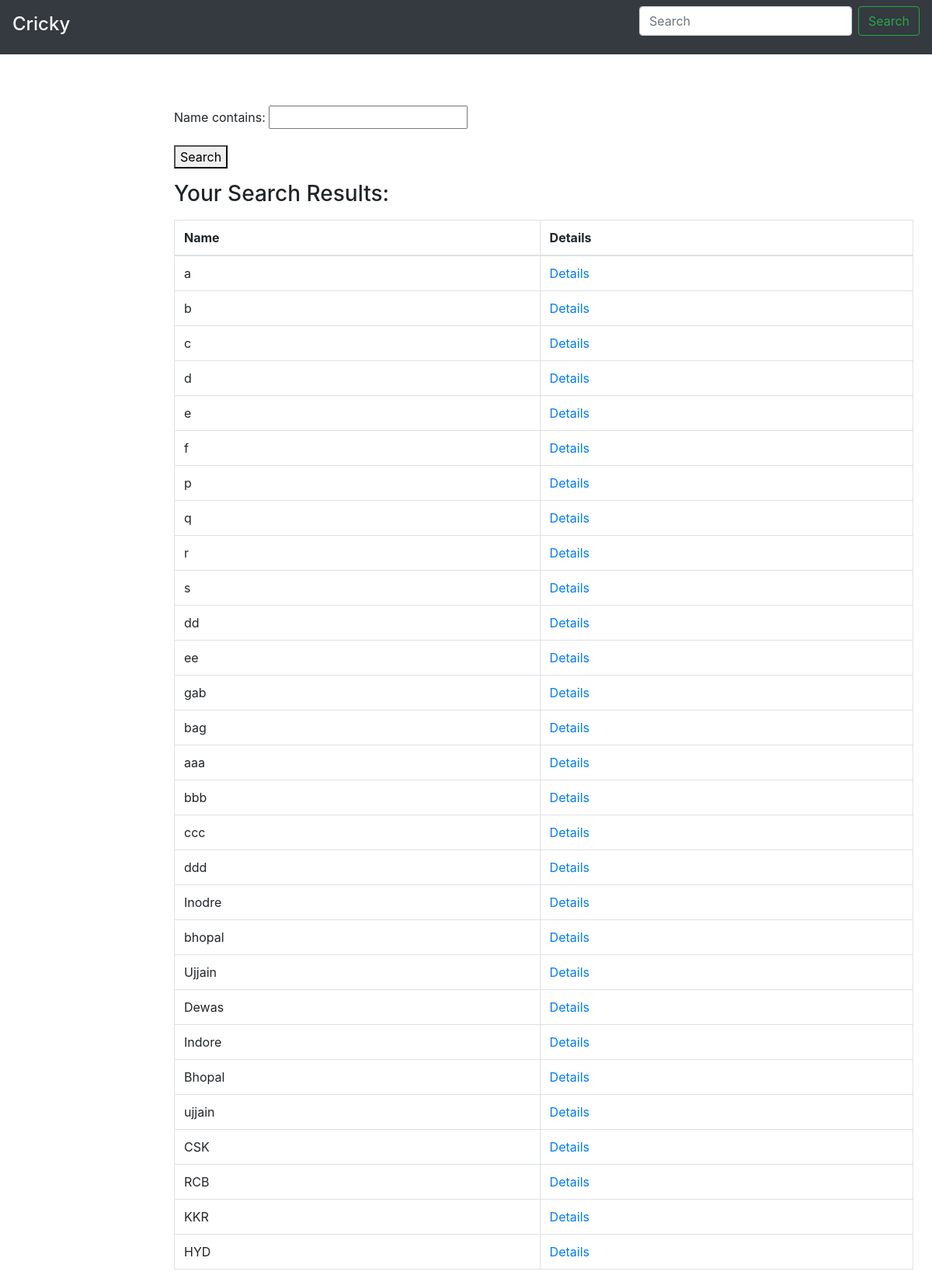
Page /search/teams/ on the committed database.
### tournament/models.py (models this page shows, shortened)
class Team(models.Model):
    name = models.CharField(max_length=20, unique=True)
    owner = models.CharField(max_length=20)
    logo = models.ImageField()
    tournament = models.ForeignKey(Tournament, on_delete=models.CASCADE, null=True, blank=True)
    players = models.ManyToManyField(Player)

### search/views.py (the view)
# urls.py: path('teams/', views.search_teams, name='search_teams'),
def search_teams(request):
    teams = Team.objects.all()
    teams_filter = TeamFilter(request.GET, queryset=teams)
    try:
        player = Player.objects.get(pk=request.user.id)
        context = {'P': player, 'filter': teams_filter}
    except Exception:
        try:
            o = Organizer.objects.get(pk=request.user.id)
            context = {'O': o, 'filter': teams_filter}
        except Exception:
            context = {'P': None, 'filter': teams_filter}
    return render(request, 'search/search_teams.html', context)

### search/templates/search/search_teams.html (shortened to what this page needs)
{% extends 'search/base.html' %}
{% block body %}
     <main role="main" class="col-md-9 ml-sm-auto col-lg-10 pt-3 px-4">
      <form method="get">
       {{ filter.form.as_p }}
        <button type="submit">Search</button>
      </form>
    <p><h3>Your Search Results:</h3></p>
      <table class="table table-bordered">
        <thead>
          <tr>
            <th>Name</th>
              <th>Details</th>
          </tr>
        </thead>
        <tbody>
          {% for team in filter.qs %}
            <tr>
              <td>{{ team.name }}</td>
              <td><a href="{% url 'search:teams_details' team.id %}">Details</a></td>
            </tr>
          {% empty %}
            <tr>
              <td colspan="5">No data</td>
            </tr>
          {% endfor %}
        </tbody>
      </table>
      </main>
{% endblock %}

### rows in the picture
Team: name "a"
Team: name "b"
Team: name "c"
Team: name "d"
Team: name "e"
Team: name "f"
Team: name "p"
Team: name "q"
Team: name "r"
Team: name "s"
Team: name "dd"
Team: name "ee"
Team: name "gab"
Team: name "bag"
Team: name "aaa"
Team: name "bbb"
Team: name "ccc"
Team: name "ddd"
Team: name "Inodre"
Team: name "bhopal"
Team: name "Ujjain"
Team: name "Dewas"
Team: name "Indore"
Team: name "Bhopal"
Team: name "ujjain"
Team: name "CSK"
Team: name "RCB"
Team: name "KKR"
Team: name "HYD"
